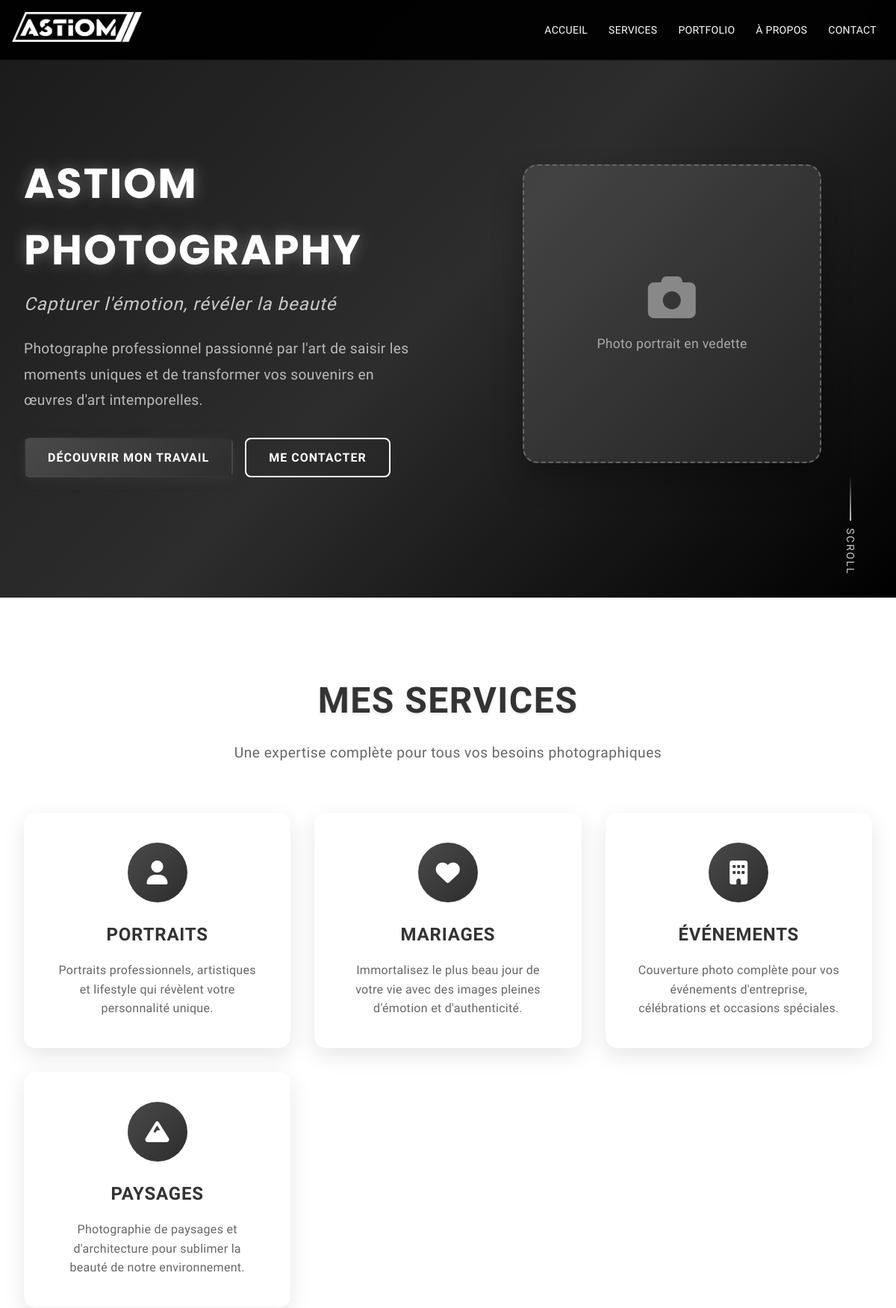
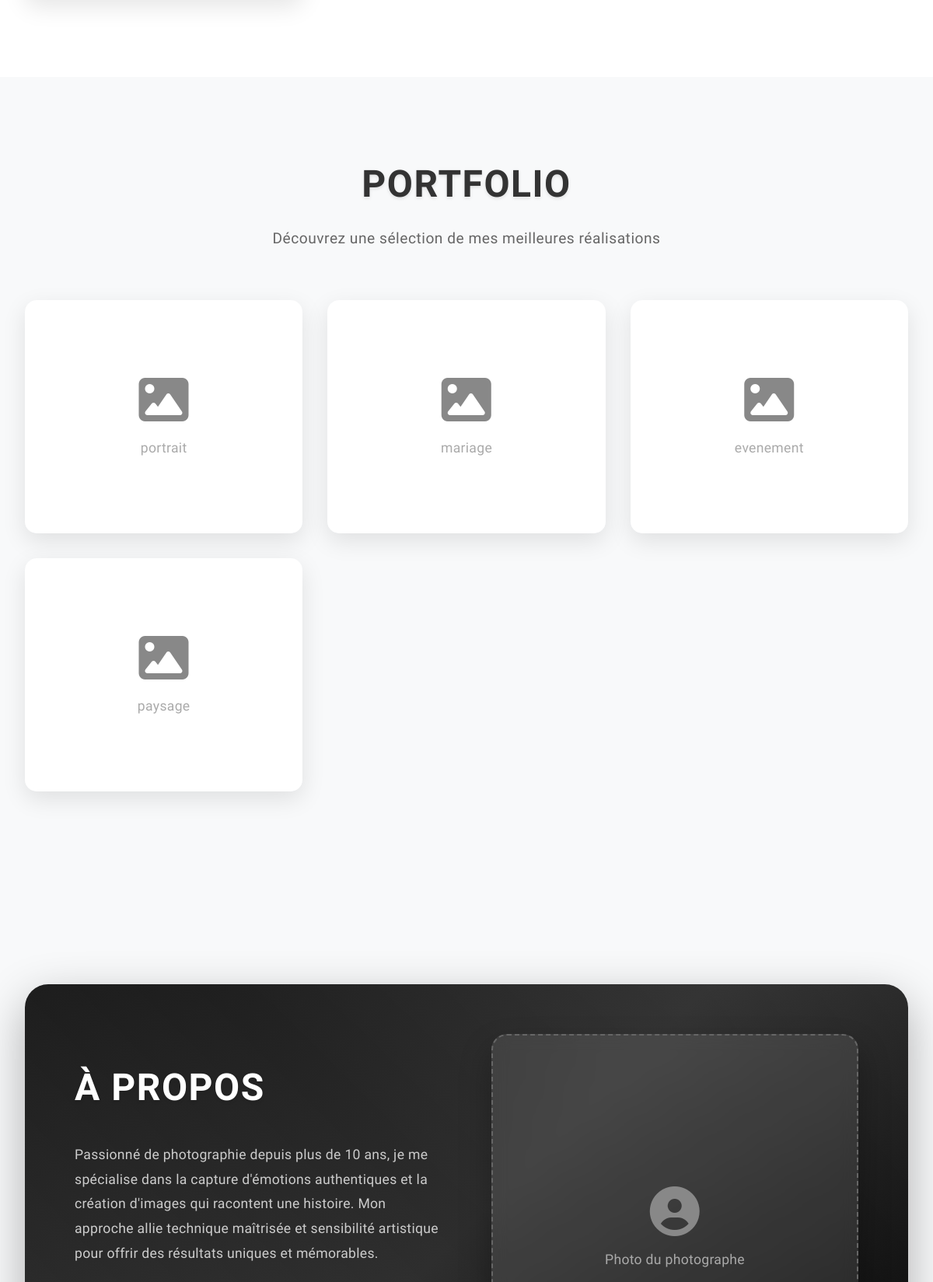
The page / (upper part) on the database its author committed (2 pictures, top to bottom).
### tables this page shows
CREATE TABLE site_config (
    id INT PRIMARY KEY AUTO_INCREMENT,
    config_key VARCHAR(50) UNIQUE NOT NULL,
    config_value TEXT NOT NULL,
    description VARCHAR(191),
    created_at TIMESTAMP DEFAULT CURRENT_TIMESTAMP,
    updated_at TIMESTAMP DEFAULT CURRENT_TIMESTAMP ON UPDATE CURRENT_TIMESTAMP
);

CREATE TABLE content_sections (
    id INT PRIMARY KEY AUTO_INCREMENT,
    section_name VARCHAR(30) UNIQUE NOT NULL,
    title VARCHAR(191) NOT NULL,
    subtitle TEXT,
    content TEXT,
    image_path VARCHAR(191),
    created_at TIMESTAMP DEFAULT CURRENT_TIMESTAMP,
    updated_at TIMESTAMP DEFAULT CURRENT_TIMESTAMP ON UPDATE CURRENT_TIMESTAMP
);

CREATE TABLE services (
    id INT PRIMARY KEY AUTO_INCREMENT,
    icon VARCHAR(50) NOT NULL,
    title VARCHAR(100) NOT NULL,
    description TEXT NOT NULL,
    order_position INT DEFAULT 0,
    is_active BOOLEAN DEFAULT TRUE,
    created_at TIMESTAMP DEFAULT CURRENT_TIMESTAMP,
    updated_at TIMESTAMP DEFAULT CURRENT_TIMESTAMP ON UPDATE CURRENT_TIMESTAMP
);

CREATE TABLE portfolio_items (
    id INT PRIMARY KEY AUTO_INCREMENT,
    title VARCHAR(100) NOT NULL,
    subtitle VARCHAR(100),
    image_path VARCHAR(191),
    category VARCHAR(30),
    order_position INT DEFAULT 0,
    is_active BOOLEAN DEFAULT TRUE,
    created_at TIMESTAMP DEFAULT CURRENT_TIMESTAMP,
    updated_at TIMESTAMP DEFAULT CURRENT_TIMESTAMP ON UPDATE CURRENT_TIMESTAMP
);

### config.php (called while the page is built, shortened)
<?php
class Database {
    private static $instance = null;
    private $pdo;
    private function __construct() {
        try {
            $dsn = "mysql:host=" . DB_HOST . ";dbname=" . DB_NAME . ";charset=" . DB_CHARSET;
            $this->pdo = new PDO($dsn, DB_USER, DB_PASS, [
                PDO::ATTR_ERRMODE => PDO::ERRMODE_EXCEPTION,
                PDO::ATTR_DEFAULT_FETCH_MODE => PDO::FETCH_ASSOC,
                PDO::ATTR_EMULATE_PREPARES => false,
            ]);
        } catch (PDOException $e) {
            die("Erreur de connexion à la base de données : " . $e->getMessage());
        }
    }
    public static function getInstance() {
        if (self::$instance === null) {
            self::$instance = new self();
        }
        return self::$instance;
    }
    public function getConnection() {
        return $this->pdo;
    }
}
class CMS {
    private $db;
    public function __construct() {
        $this->db = Database::getInstance()->getConnection();
    }
    public function getConfig($key) {
        $stmt = $this->db->prepare("SELECT config_value FROM site_config WHERE config_key = ?");
        $stmt->execute([$key]);
        $result = $stmt->fetch();
        return $result ? $result['config_value'] : '';
    }
    public function getSection($section_name) {
        $stmt = $this->db->prepare("SELECT * FROM content_sections WHERE section_name = ?");
        $stmt->execute([$section_name]);
        return $stmt->fetch();
    }
    public function getServices() {
        $stmt = $this->db->prepare("SELECT * FROM services WHERE is_active = 1 ORDER BY order_position");
        $stmt->execute();
        return $stmt->fetchAll();
    }
    public function getPortfolioItems() {
        $stmt = $this->db->prepare("SELECT * FROM portfolio_items WHERE is_active = 1 ORDER BY order_position");
        $stmt->execute();
        return $stmt->fetchAll();
    }
}
?>

### index.php (the view, shortened to what this page needs)
<?php
require_once 'config.php';
$cms = new CMS();
$logoLight = $cms->getConfig('logo_light');
$heroSection = $cms->getSection('hero');
$servicesSection = $cms->getSection('services');
$portfolioSection = $cms->getSection('portfolio');
$aboutSection = $cms->getSection('about');
$services = $cms->getServices();
$portfolioItems = $cms->getPortfolioItems();
?>
<!DOCTYPE html>
<html lang="fr">
<head>
    <link rel="stylesheet" href="style.css">
    <link rel="stylesheet" href="https://cdnjs.cloudflare.com/ajax/libs/font-awesome/6.4.0/css/all.min.css">
</head>
<body>
    <header class="header">
        <nav class="navbar">
            <div class="nav-container">
                <div class="nav-logo">
                    <img src="<?php echo htmlspecialchars($logoLight); ?>" alt="<?php echo htmlspecialchars($heroSection['title'] ?? 'Astiom Photography'); ?>" class="logo">
                </div>
                <ul class="nav-menu">
                    <li class="nav-item">
                        <a href="#accueil" class="nav-link">Accueil</a>
                    </li>
                    <li class="nav-item">
                        <a href="#services" class="nav-link">Services</a>
                    </li>
                    <li class="nav-item">
                        <a href="#portfolio" class="nav-link">Portfolio</a>
                    </li>
                    <li class="nav-item">
                        <a href="#about" class="nav-link">À propos</a>
                    </li>
                    <li class="nav-item">
                        <a href="#contact" class="nav-link">Contact</a>
                    </li>
                </ul>
            </div>
        </nav>
    </header>
    <section id="accueil" class="hero">
        <div class="hero-content">
            <div class="hero-text">
                <h1 class="hero-title">
                    <span class="title-main"><?php echo htmlspecialchars($heroSection['title'] ?? 'Astiom Photography'); ?></span>
                    <span class="title-sub"><?php echo htmlspecialchars($heroSection['subtitle'] ?? 'Capturer l\'émotion, révéler la beauté'); ?></span>
                </h1>
                <p class="hero-description">
                    <?php echo htmlspecialchars($heroSection['content'] ?? 'Photographe professionnel passionné par l\'art de saisir les moments uniques et de transformer vos souvenirs en œuvres d\'art intemporelles.'); ?>
                </p>
                <div class="hero-buttons">
                    <a href="#portfolio" class="btn btn-primary">Découvrir mon travail</a>
                    <a href="#contact" class="btn btn-secondary">Me contacter</a>
                </div>
            </div>
            <div class="hero-image">
                <?php
                $heroImage = $cms->getConfig('hero_image');
                if ($heroImage && !empty($heroImage)): ?>
                    <img src="<?= htmlspecialchars($heroImage) ?>" alt="<?= htmlspecialchars($heroSection['title'] ?? 'Astiom Photography') ?>" class="hero-main-image">
                <?php else: ?>
                    <div class="image-placeholder">
                        <i class="fas fa-camera"></i>
                        <p>Photo portrait en vedette</p>
                    </div>
                <?php endif; ?>
            </div>
        </div>
        <div class="scroll-indicator">
            <div class="scroll-line"></div>
            <span class="scroll-text">Scroll</span>
        </div>
    </section>
    <section id="services" class="services">
        <div class="container">
            <div class="section-header">
                <h2 class="section-title"><?php echo htmlspecialchars($servicesSection['title'] ?? 'Mes Services'); ?></h2>
                <p class="section-subtitle"><?php echo htmlspecialchars($servicesSection['subtitle'] ?? 'Une expertise complète pour tous vos besoins photographiques'); ?></p>
            </div>
            <div class="services-grid">
                <?php foreach ($services as $service): ?>
                <div class="service-card">
                    <div class="service-icon">
                        <i class="<?php echo htmlspecialchars($service['icon']); ?>"></i>
                    </div>
                    <h3 class="service-title"><?php echo htmlspecialchars($service['title']); ?></h3>
                    <p class="service-description">
                        <?php echo htmlspecialchars($service['description']); ?>
                    </p>
                </div>
                <?php endforeach; ?>
            </div>
        </div>
    </section>
    <section id="portfolio" class="portfolio-preview">
        <div class="container">
            <div class="section-header">
                <h2 class="section-title"><?php echo htmlspecialchars($portfolioSection['title'] ?? 'Portfolio'); ?></h2>
                <p class="section-subtitle"><?php echo htmlspecialchars($portfolioSection['subtitle'] ?? 'Découvrez une sélection de mes meilleures réalisations'); ?></p>
            </div>
            <div class="portfolio-grid">
                <?php foreach ($portfolioItems as $item): ?>
                <div class="portfolio-item">
                    <div class="portfolio-image" <?php if ($item['image_path'] && $item['image_path'] !== 'placeholder'): ?>data-image="<?php echo htmlspecialchars($item['image_path']); ?>" data-title="<?php echo htmlspecialchars($item['title']); ?>" data-subtitle="<?php echo htmlspecialchars($item['subtitle']); ?>" style="cursor: pointer;"<?php endif; ?>>
                        <?php if ($item['image_path'] && $item['image_path'] !== 'placeholder'): ?>
                            <img src="<?php echo htmlspecialchars($item['image_path']); ?>" alt="<?php echo htmlspecialchars($item['title']); ?>">
                        <?php else: ?>
                            <div class="image-placeholder">
                                <i class="fas fa-image"></i>
                                <p><?php echo htmlspecialchars($item['category']); ?></p>
                            </div>
                        <?php endif; ?>
                    </div>
                </div>
                <?php endforeach; ?>
            </div>
        </div>
    </section>
    <section id="about" class="about">
        <div class="container">
            <div class="about-content">
                <div class="about-text">
                    <h2 class="section-title"><?php echo htmlspecialchars($aboutSection['title'] ?? 'À propos'); ?></h2>
                    <p class="about-description">
                        <?php echo htmlspecialchars($aboutSection['content'] ?? 'Passionné de photographie depuis plus de 10 ans...'); ?>
                    </p>
                </div>
                <div class="about-image">
                    <?php
                    $aboutImage = $cms->getConfig('about_image');
                    if ($aboutImage && !empty($aboutImage)): ?>
                        <img src="<?= htmlspecialchars($aboutImage) ?>" alt="<?= htmlspecialchars($aboutSection['title'] ?? 'À propos') ?>" class="about-main-image">
                    <?php else: ?>
                        <div class="image-placeholder">
                            <i class="fas fa-user-circle"></i>
                            <p>Photo du photographe</p>
                        </div>
                    <?php endif; ?>
                </div>
            </div>
        </div>
    </section>
</body>
</html>

### rows shown on the page
site_config: config_value (picture)
content_sections: title "ASTIOM PHOTOGRAPHY", subtitle "Capturer l'émotion, révéler la beauté", content "Photographe professionnel passionné par l'art de saisir les moments uniques et de transformer vos souvenirs en œuvres d'art intemporelles."
content_sections: title "MES SERVICES", subtitle "Une expertise complète pour tous vos besoins photographiques"
services: title "PORTRAITS", description "Portraits professionnels, artistiques et lifestyle qui révèlent votre personnalité unique."
services: title "MARIAGES", description "Immortalisez le plus beau jour de votre vie avec des images pleines d'émotion et d'authenticité."
services: title "ÉVÉNEMENTS", description "Couverture photo complète pour vos événements d'entreprise, célébrations et occasions spéciales."
services: title "PAYSAGES", description "Photographie de paysages et d'architecture pour sublimer la beauté de notre environnement."
content_sections: title "PORTFOLIO", subtitle "Découvrez une sélection de mes meilleures réalisations"
portfolio_items: category "portrait"
portfolio_items: category "mariage"
portfolio_items: category "evenement"
portfolio_items: category "paysage"
content_sections: title "À PROPOS", content "Passionné de photographie depuis plus de 10 ans, je me spécialise dans la capture d'émotions authentiques et la création d'images qui racontent une histoire. Mon approche allie technique maîtrisée et sensibilité artistique pour offrir des résultats uniques et mémorables."
